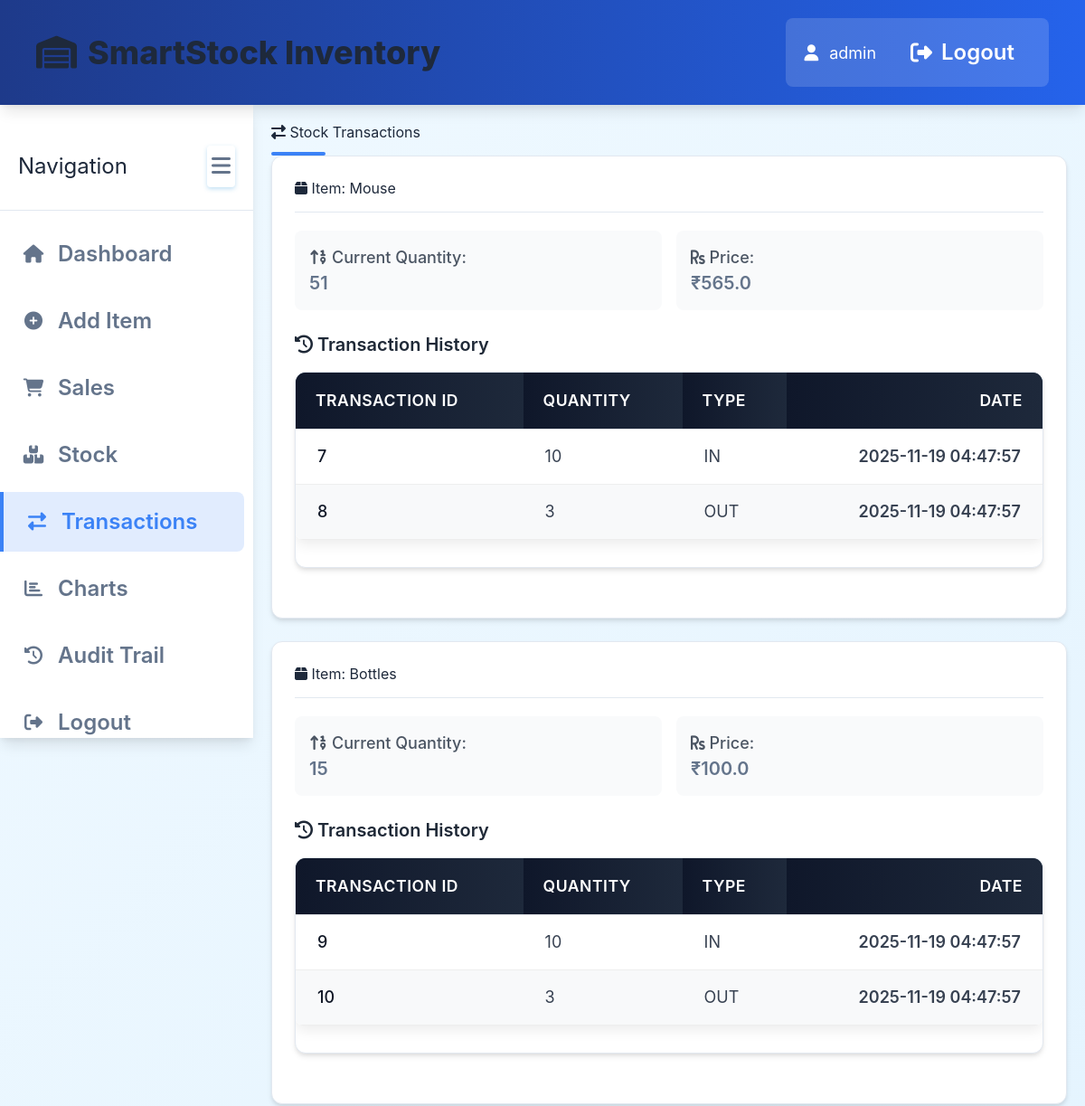
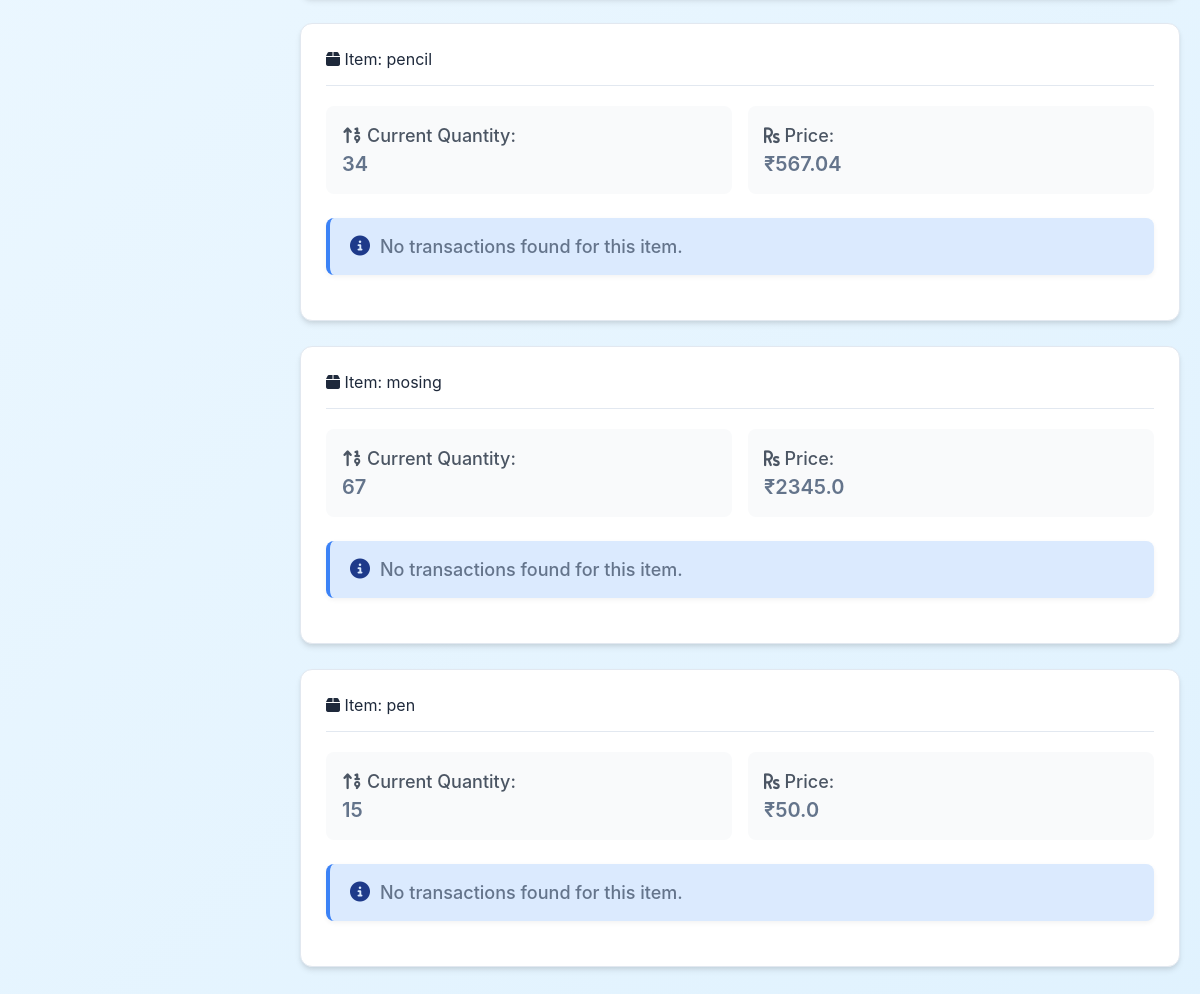
/transactions (signed in), run on the app's committed database (2 pictures, top to bottom).
### tables this page shows
CREATE TABLE Item (
                    item_code INTEGER PRIMARY KEY AUTOINCREMENT,
                    name TEXT,
                    qty INTEGER,
                    price REAL,
                    admin_id INTEGER,
                    created_at TIMESTAMP DEFAULT CURRENT_TIMESTAMP,
                    updated_at TIMESTAMP DEFAULT CURRENT_TIMESTAMP,
                    FOREIGN KEY (admin_id) REFERENCES Admin(admin_id)
                );

CREATE TABLE "StockTransaction" (
                    transaction_id INTEGER PRIMARY KEY AUTOINCREMENT,
                    item_code INTEGER,
                    qty INTEGER,
                    type TEXT,
                    transaction_date TIMESTAMP DEFAULT CURRENT_TIMESTAMP,
                    FOREIGN KEY (item_code) REFERENCES Item(item_code)
                );

### app.py (the view)
@app.route('/transactions')
def transactions():
    if 'logged_in' not in session:
        return redirect('/login')
    conn = get_db_connection()
    queries = load_sql_query('read_queries.sql').split(';')
    items_query = queries[0].strip()  # Get all items query
    items = conn.execute(items_query).fetchall()
    items_with_transactions = []
    for item in items:
        transaction_query = queries[3].strip()  # Get item transactions query
        transactions = conn.execute(transaction_query, (item['item_code'],)).fetchall()
        items_with_transactions.append({
            'item': item,
            'transactions': transactions
        })
    conn.close()
    return render_template('transactions.html', items_with_transactions=items_with_transactions)

### app.py (called while the page is built)
def get_db_connection():
    conn = sqlite3.connect('smartstock.db')
    conn.row_factory = sqlite3.Row
    return conn

@app.context_processor
def inject_session():
    return dict(session=session)

### sql/sql_utils.py (called while the page is built)
def load_sql_query(filename):
    sql_dir = os.path.dirname(os.path.abspath(__file__))
    file_path = os.path.join(sql_dir, filename)
    with open(file_path, 'r') as file:
        return file.read().strip()

### templates/transactions.html (shortened to what this page needs)
<!DOCTYPE html>
<html lang="en">
<head>
    <script src="https://cdn.tailwindcss.com"></script>
    <link rel="stylesheet" href="https://cdnjs.cloudflare.com/ajax/libs/font-awesome/6.4.0/css/all.min.css">
    <link rel="stylesheet" href="{{ url_for('static', filename='style.css') }}">
</head>
<body>
    <header class="header">
        <h1><i class="fas fa-warehouse"></i> SmartStock Inventory</h1>
        <div class="header-nav">
            <div class="user-menu">
                <i class="fas fa-user"></i>
                <span>{{ session.username }}</span>
                <a href="/logout" class="ml-2"><i class="fas fa-sign-out-alt"></i> Logout</a>
            </div>
        </div>
    </header>
    <div class="main-layout">
        <aside class="sidebar">
            <div class="sidebar-header">
                <h3>Navigation</h3>
                <button class="toggle-sidebar">
                    <i class="fas fa-bars"></i>
                </button>
            </div>
            <ul class="sidebar-nav">
                <li><a href="/"><i class="fas fa-home"></i> <span>Dashboard</span></a></li>
                <li><a href="/add-item"><i class="fas fa-plus-circle"></i> <span>Add Item</span></a></li>
                <li><a href="/sales"><i class="fas fa-shopping-cart"></i> <span>Sales</span></a></li>
                <li><a href="/stock"><i class="fas fa-boxes"></i> <span>Stock</span></a></li>
                <li><a href="/transactions" class="active"><i class="fas fa-exchange-alt"></i> <span>Transactions</span></a></li>
                <li><a href="/stock-chart"><i class="fas fa-chart-bar"></i> <span>Charts</span></a></li>
                <li><a href="/audit-trail"><i class="fas fa-history"></i> <span>Audit Trail</span></a></li>
                <li><a href="/logout"><i class="fas fa-sign-out-alt"></i> <span>Logout</span></a></li>
            </ul>
        </aside>
        <main class="main-content">
            <h2><i class="fas fa-exchange-alt"></i> Stock Transactions</h2>
            {% if items_with_transactions %}
                {% for item_data in items_with_transactions %}
                    <div class="card">
                        <h3 class="card-header"><i class="fas fa-box"></i> Item: {{ item_data.item.name }}</h3>
                        <div class="grid grid-cols-1 md:grid-cols-2 gap-4 mb-6">
                            <div class="bg-gray-50 p-4 rounded-lg">
                                <p class="text-lg font-medium text-gray-600"><i class="fas fa-sort-numeric-up"></i> Current Quantity:</p>
                                <p class="text-xl font-semibold">{{ item_data.item.qty }}</p>
                            </div>
                            <div class="bg-gray-50 p-4 rounded-lg">
                                <p class="text-lg font-medium text-gray-600"><i class="fas fa-rupee-sign"></i> Price:</p>
                                <p class="text-xl font-semibold">₹{{ item_data.item.price }}</p>
                            </div>
                        </div>
                        {% if item_data.transactions %}
                            <h4 class="text-xl font-semibold text-gray-800 mb-4 mt-6"><i class="fas fa-history"></i> Transaction History</h4>
                            <div class="table-container">
                                <div class="table-responsive">
                                    <table class="min-w-full divide-y divide-gray-200">
                                        <thead class="bg-gray-100">
                                            <tr>
                                                <th>Transaction ID</th>
                                                <th>Quantity</th>
                                                <th>Type</th>
                                                <th>Date</th>
                                            </tr>
                                        </thead>
                                        <tbody class="bg-white divide-y divide-gray-200">
                                            {% for transaction in item_data.transactions %}
                                            <tr class="hover:bg-blue-50 transition duration-150">
                                                <td class="px-6 py-4 whitespace-nowrap text-lg font-medium text-gray-900">{{ transaction.transaction_id }}</td>
                                                <td class="px-6 py-4 whitespace-nowrap text-lg text-gray-700">{{ transaction.qty }}</td>
                                                <td class="px-6 py-4 whitespace-nowrap text-lg text-gray-700">{{ transaction.type }}</td>
                                                <td class="px-6 py-4 whitespace-nowrap text-lg text-gray-700">{{ transaction.transaction_date }}</td>
                                            </tr>
                                            {% endfor %}
                                        </tbody>
                                    </table>
                                </div>
                            </div>
                        {% else %}
                            <div class="alert info">
                                <i class="fas fa-info-circle"></i>
                                <div>
                                    <p>No transactions found for this item.</p>
                                </div>
                            </div>
                        {% endif %}
                    </div>
                {% endfor %}
            {% endif %}
        </main>
    </div>
</body>
</html>

### data on the page
Item: item.name "Mouse", item.qty "51", item.price "565.0"
Item: item.name "Bottles", item.qty "15", item.price "100.0"
Item: item.name "pencil", item.qty "34", item.price "567.04"
Item: item.name "mosing", item.qty "67", item.price "2345.0"
Item: item.name "pen", item.qty "15", item.price "50.0"

### other printed values
{{ session.username }} "admin"
